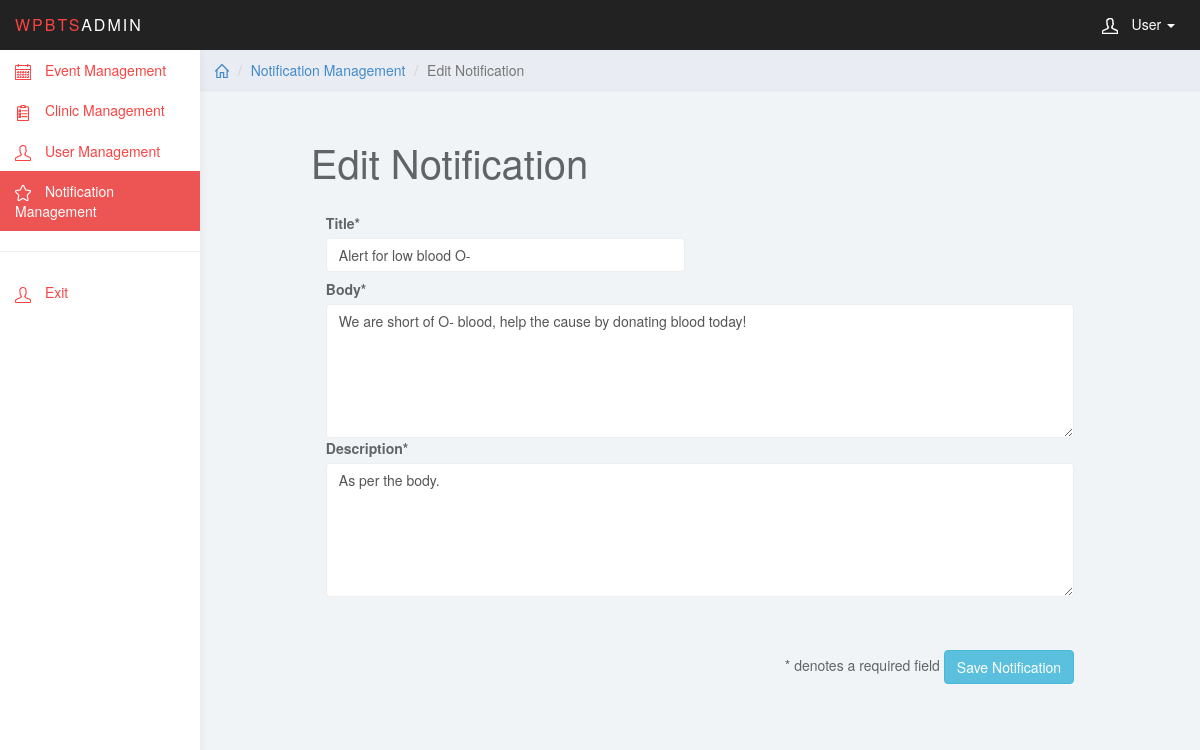
Screenshot of /edit-notification.php?notificationid=1 (signed in) with the database file from the repository.
### tables this page shows
create table TBL_ALERT(
	ALERT_ID int primary key AUTO_INCREMENT,
	TITLE varchar(50),
	BODY varchar(255),
	DESCRIPTION varchar(255)  
)DEFAULT CHARSET=utf8 COLLATE=utf8_unicode_ci;

### web/php/notification_functions.php (called while the page is built, shortened)
<?php
require_once('DBConn_Dave.php');
function getNotification($notificationid)
{
    global $dbConn;
    $sql = "SELECT * FROM TBL_ALERT WHERE ALERT_ID = ?";
    $stmt = $dbConn->prepare($sql);
    $stmt->bindParam(1, $notificationid);
    if ($stmt->execute()) {
        return $stmt->fetchAll(PDO::FETCH_ASSOC);
    } else {
        return false;
    }
}

### web/edit-notification.php (the view, shortened to what this page needs)
<?php
require_once("header.php");
require_once('php/notification_functions.php');
$notificationid = filter_var($_GET['notificationid'], FILTER_SANITIZE_STRING);
$notification = $_SESSION['notification'];
if(!isset($_SESSION['notification']))
{
    $notification = getNotification($notificationid)[0];
}
?>
<div class="col-sm-9 col-sm-offset-3 col-lg-10 col-lg-offset-2 main">
    <div class="row">
        <ol class="breadcrumb">
            <li><a href="index.php"><svg class="glyph stroked home"><use xlink:href="#stroked-home"></use></svg></a></li>
            <li><a href="notifications.php">Notification Management</a></li>
            <li class="active">Edit Notification</li>
        </ol>
    </div>
    <br/>
    <div class="col-lg-10 col-lg-offset-1">
    <div class="row">
        <div class="col-lg-12">
            <h1 class="page-header">Edit Notification</h1>
        </div>
    </div>
    <div class="row">
        <div class="col-lg-12">
                <form role="form" action="php/form-handler-notification-edit.php" method="POST" class="form-horizontal">
                     <div class="col-md-6">
                        <label>Title*</label>
                        <input required type="text" class="form-control" name="TITLE" value="<?php echo $notification['TITLE']; ?>" style="margin-bottom:2%">
                    </div>
                    <div class="col-md-12">
                        <label>Body*</label>
                        <textarea required="" class="form-control" rows="6" name="BODY"><?php echo $notification['BODY']; ?></textarea>
                    </div>
                    <div class="col-md-12">
                        <label>Description*</label>
                        <textarea required="" class="form-control" rows="6" name="DESCRIPTION" style="margin-bottom: 7%"><?php echo $notification['DESCRIPTION']; ?></textarea>
                    </div>
                    <div class="col-md-12" align="right" style="margin-bottom: 5%">
                        <span>* denotes a required field </span><button type="submit" class="btn btn-info">Save Notification</button>
                    </div>
                </form>
        </div>
    </div>
</div>
</div>
</body>
</html>

### web/css/styles.css (style rules this page uses)
body { background: #f1f4f7; padding-top: 50px; color: #5f6468; }
a, a:hover, a:focus { color: #428bca; }
h1, h2, h3, h4, h5, h6 { color: #5f6468; }
h1 { font-weight: 300; font-size: 40px; }
.form-control { border: 1px solid #eee; box-shadow: none; }
.breadcrumb { border-radius: 0; padding: 10px 15px; background: #e9ecf2; box-shadow: 0 1px 1px rgba(0, 0, 0, .05); margin: 0 ; }
h1.page-header { margin-top: 30px; border-bottom: 0; }
.breadcrumb .glyph { height: 14px; width: 14px; margin: -2px 0 0 0; stroke-width: 4px; }

### rows the page displays
tbl_alert: TITLE "Alert for low blood O-", BODY "We are short of O- blood, help the cause by donating blood today!", DESCRIPTION "As per the body."
